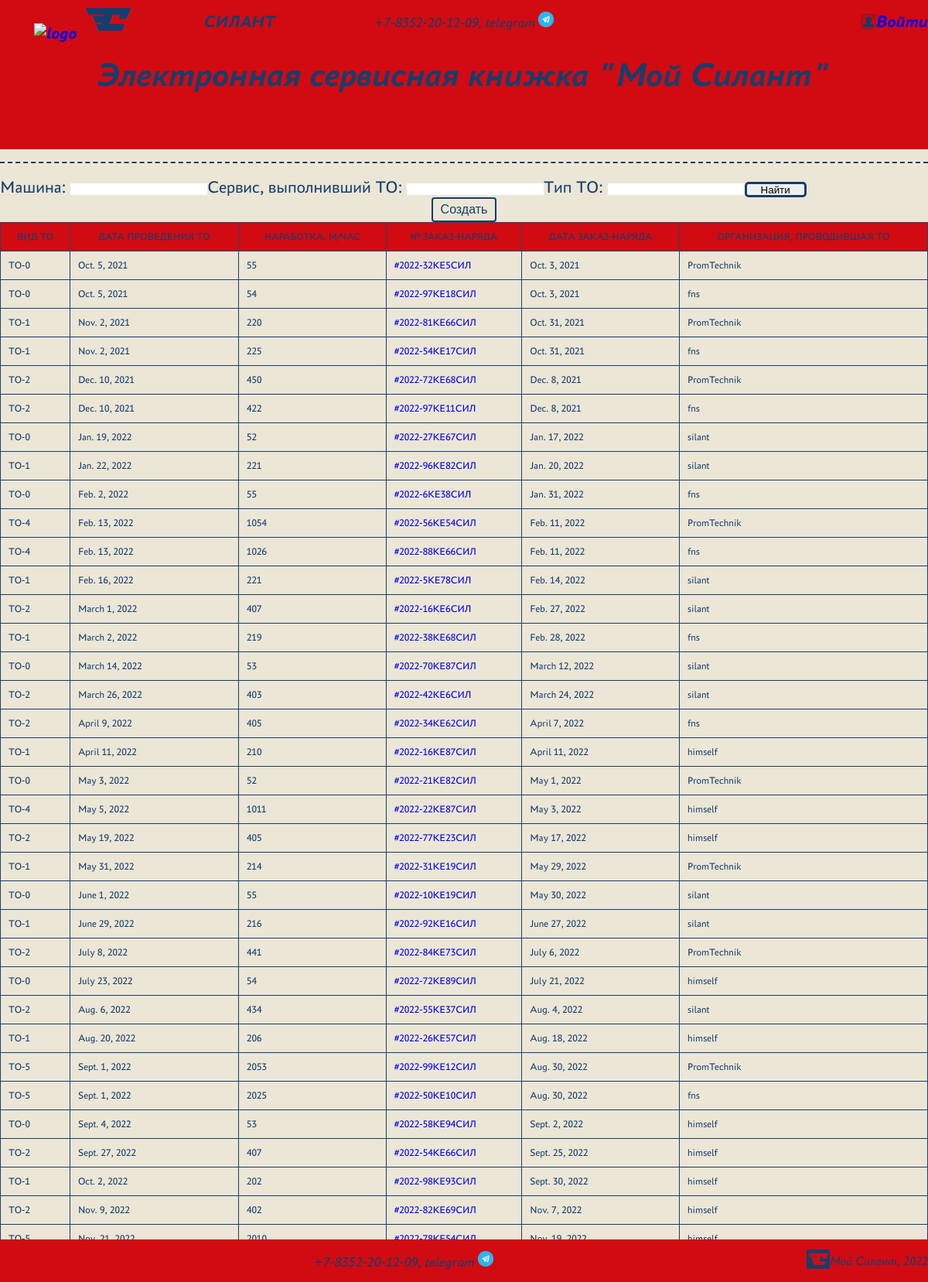
/machines/tos/, run on the app's committed database.
### equip/models.py (models this page shows, shortened)
class TO(models.Model):
    TYPE_TO = (
        ('TO-0', 'ТО-0 (50 м/час)'),
        ('TO-1', 'ТО-1 (200 м/час)'),
        ('TO-2', 'ТО-2 (400 м/час)'),
        ('TO-4', 'ТО-4 (1000м/час)'),
        ('TO-5', 'ТО-5 (2000м/час)')
    )
    type_to = models.CharField(max_length=12, choices=TYPE_TO, default='TO-0')
    date = models.DateField()
    narabotka = models.CharField(max_length=8)
    order = models.CharField(max_length=16)
    date_order = models.DateField()
    doTOservice = models.ForeignKey(Company, on_delete=models.CASCADE, related_name='service_do_tos')
    machine = models.ForeignKey(Machine, on_delete=models.CASCADE, related_name='machine_tos')

class Company(models.Model):
    name = models.OneToOneField(User, on_delete=models.CASCADE)
    def __str__(self):
        return f'{self.name}'
    class Meta:
        verbose_name_plural = 'Companies'

### equip/views.py (the view)
# urls.py: path('tos/', TOList.as_view(), name='tos'),
class TOList(ListView):
    model = TO
    ordering = 'date'
    template_name = 'tos.html'
    context_object_name = 'tos'
    def get_queryset(self):
        queryset = super().get_queryset()
        self.filterset = TOFilter(self.request.GET, queryset)
        return self.filterset.qs
    def get_context_data(self, **kwargs):
        context = super().get_context_data(**kwargs)
        context['filterset'] = self.filterset
        return context

### templates/tos.html (shortened to what this page needs)
{% extends 'default.html' %}
{% load static %}
{% block content %}
<div class="line"></div>
 <form class="find" action="" method="get">
       {{ filterset.form.as_p }}
       <input class="find-input" type="submit" value="Найти" />
   </form>
<form method="LINK" action="create">
        <input class="input_button" type="submit" type="submit" value="Создать">
</form>
{% if tos %}
<div>        <table class="resp-tab">
            <thead>
                <tr>
                    <th>Вид ТО</th>
                    <th>Дата проведения ТО</th>
                    <th>Наработка, м/час</th>
                    <th>№ заказ-наряда</th>
                    <th>дата заказ-наряда</th>
                    <th>Организация, проводившая ТО</th>
                </tr>
            </thead>
            <tbody>
                {% for to in tos %}
                <tr>
                    <td><span>Вид ТО</span>{{ to.type_to }}</td>
                    <td><span>Дата проведения ТО</span>{{ to.date }}</td>
                    <td><span>Наработка, м/час</span>{{ to.narabotka }}</td>
                    <td><a href="{% url 'to_detail' pk=to.pk %}">{{ to.order }}</a></td>
                    <td><span>дата заказ-наряда</span>{{ to.date_order }}</td>
                    <td><span>Организация, проводившая ТО</span>{{ to.doTOservice }}</td>
                </tr>
                {% endfor %}
            </tbody>
        </table>
</div>
{% else %}
       <h2>Список ТО пуст!</h2>
{% endif %}
{% endblock content %}

### static/css/styles.css (style rules this page uses)
:root { --main-color-1: #163E6C; --main-color-2: #D20A11; --main-color-3: #EBE6D6; background: var(--main-color-3); font-family: 'regular', sans-serif; color: var(--main-color-1); }
* { padding: 0px; margin: 0px; border: none; }
html, body { height: 100%; }
.find { display: flex; flex-direction: row; justify-content: start; align-items: end; font-size: 22px; }
.find-input { size: 36px; height: 20px; width: 80px; border: 3px solid var(--main-color-1); border-radius: 5px; }
.line { margin: 1% 0 0 0; border-top: 2px dashed var(--main-color-1); height: 18px; }
a, a:link, a:visited { text-decoration: none; }
.resp-tab { border-radius: 5px; font-weight: normal; border: none; border-collapse: collapse; width: 100%; max-width: 100%; }
.resp-tab th, .resp-tab td { padding: 10px 10px; font-size: 13px; border: none; border: 1px solid var(--main-color-1); vertical-align: top; }
.resp-tab th { color: var(--main-color-1); background: var(--main-color-2); font-weight: bold; border: 1px solid #1a4a73; text-transform: uppercase; text-align: center; }
.input_button { display: block; margin: 0 auto; background-color: var(--main-color-3); border-radius: 4px; border: 2px solid var(--main-color-1); color: var(--main-color-1); padding: 5px 10px; text-align: center; text-decoration: none; font-size: 16px; transition-duration: 0.4s; }

### data on the page
TO: type_to "TO-0", date "Oct. 5, 2021", narabotka "55", order "#2022-32КЕ5СИЛ", date_order "Oct. 3, 2021", doTOservice "PromTechnik"
TO: type_to "TO-0", date "Oct. 5, 2021", narabotka "54", order "#2022-97КЕ18СИЛ", date_order "Oct. 3, 2021", doTOservice "fns"
TO: type_to "TO-1", date "Nov. 2, 2021", narabotka "220", order "#2022-81КЕ66СИЛ", date_order "Oct. 31, 2021", doTOservice "PromTechnik"
TO: type_to "TO-1", date "Nov. 2, 2021", narabotka "225", order "#2022-54КЕ17СИЛ", date_order "Oct. 31, 2021", doTOservice "fns"
TO: type_to "TO-2", date "Dec. 10, 2021", narabotka "450", order "#2022-72КЕ68СИЛ", date_order "Dec. 8, 2021", doTOservice "PromTechnik"
TO: type_to "TO-2", date "Dec. 10, 2021", narabotka "422", order "#2022-97КЕ11СИЛ", date_order "Dec. 8, 2021", doTOservice "fns"
TO: type_to "TO-0", date "Jan. 19, 2022", narabotka "52", order "#2022-27КЕ67СИЛ", date_order "Jan. 17, 2022", doTOservice "silant"
TO: type_to "TO-1", date "Jan. 22, 2022", narabotka "221", order "#2022-96КЕ82СИЛ", date_order "Jan. 20, 2022", doTOservice "silant"
TO: type_to "TO-0", date "Feb. 2, 2022", narabotka "55", order "#2022-6КЕ38СИЛ", date_order "Jan. 31, 2022", doTOservice "fns"
TO: type_to "TO-4", date "Feb. 13, 2022", narabotka "1054", order "#2022-56КЕ54СИЛ", date_order "Feb. 11, 2022", doTOservice "PromTechnik"
TO: type_to "TO-4", date "Feb. 13, 2022", narabotka "1026", order "#2022-88КЕ66СИЛ", date_order "Feb. 11, 2022", doTOservice "fns"
TO: type_to "TO-1", date "Feb. 16, 2022", narabotka "221", order "#2022-5КЕ78СИЛ", date_order "Feb. 14, 2022", doTOservice "silant"
TO: type_to "TO-2", date "March 1, 2022", narabotka "407", order "#2022-16КЕ6СИЛ", date_order "Feb. 27, 2022", doTOservice "silant"
TO: type_to "TO-1", date "March 2, 2022", narabotka "219", order "#2022-38КЕ68СИЛ", date_order "Feb. 28, 2022", doTOservice "fns"
TO: type_to "TO-0", date "March 14, 2022", narabotka "53", order "#2022-70КЕ87СИЛ", date_order "March 12, 2022", doTOservice "silant"
TO: type_to "TO-2", date "March 26, 2022", narabotka "403", order "#2022-42КЕ6СИЛ", date_order "March 24, 2022", doTOservice "silant"
TO: type_to "TO-2", date "April 9, 2022", narabotka "405", order "#2022-34КЕ62СИЛ", date_order "April 7, 2022", doTOservice "fns"
TO: type_to "TO-1", date "April 11, 2022", narabotka "210", order "#2022-16КЕ87СИЛ", date_order "April 11, 2022", doTOservice "himself"
TO: type_to "TO-0", date "May 3, 2022", narabotka "52", order "#2022-21КЕ82СИЛ", date_order "May 1, 2022", doTOservice "PromTechnik"
TO: type_to "TO-4", date "May 5, 2022", narabotka "1011", order "#2022-22КЕ87СИЛ", date_order "May 3, 2022", doTOservice "himself"
TO: type_to "TO-2", date "May 19, 2022", narabotka "405", order "#2022-77КЕ23СИЛ", date_order "May 17, 2022", doTOservice "himself"
TO: type_to "TO-1", date "May 31, 2022", narabotka "214", order "#2022-31КЕ19СИЛ", date_order "May 29, 2022", doTOservice "PromTechnik"
TO: type_to "TO-0", date "June 1, 2022", narabotka "55", order "#2022-10КЕ19СИЛ", date_order "May 30, 2022", doTOservice "silant"
TO: type_to "TO-1", date "June 29, 2022", narabotka "216", order "#2022-92КЕ16СИЛ", date_order "June 27, 2022", doTOservice "silant"
TO: type_to "TO-2", date "July 8, 2022", narabotka "441", order "#2022-84КЕ73СИЛ", date_order "July 6, 2022", doTOservice "PromTechnik"
TO: type_to "TO-0", date "July 23, 2022", narabotka "54", order "#2022-72КЕ89СИЛ", date_order "July 21, 2022", doTOservice "himself"
TO: type_to "TO-2", date "Aug. 6, 2022", narabotka "434", order "#2022-55КЕ37СИЛ", date_order "Aug. 4, 2022", doTOservice "silant"
TO: type_to "TO-1", date "Aug. 20, 2022", narabotka "206", order "#2022-26КЕ57СИЛ", date_order "Aug. 18, 2022", doTOservice "himself"
TO: type_to "TO-5", date "Sept. 1, 2022", narabotka "2053", order "#2022-99КЕ12СИЛ", date_order "Aug. 30, 2022", doTOservice "PromTechnik"
TO: type_to "TO-5", date "Sept. 1, 2022", narabotka "2025", order "#2022-50КЕ10СИЛ", date_order "Aug. 30, 2022", doTOservice "fns"
TO: type_to "TO-0", date "Sept. 4, 2022", narabotka "53", order "#2022-58КЕ94СИЛ", date_order "Sept. 2, 2022", doTOservice "himself"
TO: type_to "TO-2", date "Sept. 27, 2022", narabotka "407", order "#2022-54КЕ66СИЛ", date_order "Sept. 25, 2022", doTOservice "himself"
TO: type_to "TO-1", date "Oct. 2, 2022", narabotka "202", order "#2022-98КЕ93СИЛ", date_order "Sept. 30, 2022", doTOservice "himself"
TO: type_to "TO-2", date "Nov. 9, 2022", narabotka "402", order "#2022-82КЕ69СИЛ", date_order "Nov. 7, 2022", doTOservice "himself"
TO: type_to "TO-5", date "Nov. 21, 2022", narabotka "2010", order "#2022-78КЕ54СИЛ", date_order "Nov. 19, 2022", doTOservice "himself"
